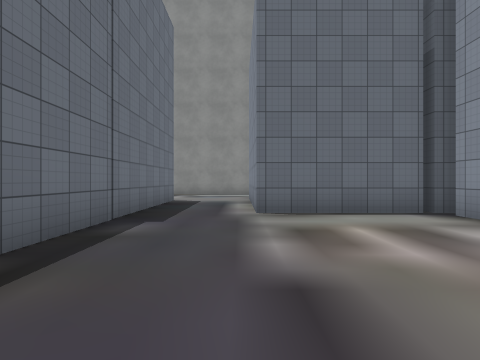
View 1 (above)

20 first-person views from a walk through a Unity game level. The camera is 1.3 m above the floor, looks level and sees 80° across. The floor is counted in squares, 2 m on a side. Each view is taken from the middle of a square. On the plan, view 1 faces up. The plan holds only what a view shows up to about 9 squares ahead; the rest is blank. The place goes on beyond the plan. Some surface patterns are stand-ins.

View 2
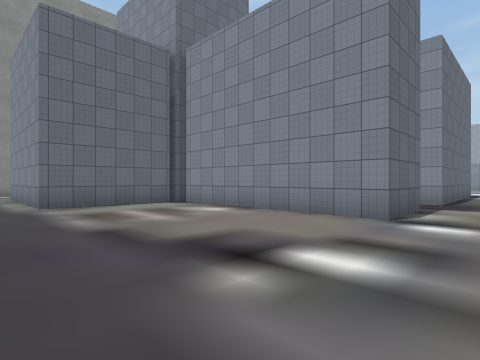

View 3
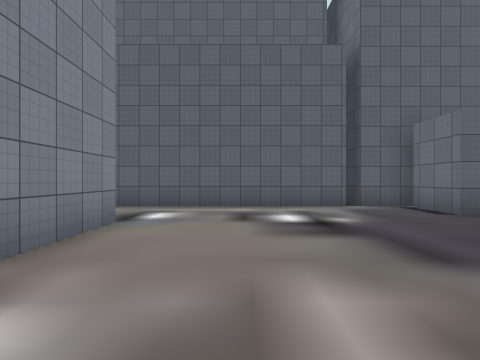

View 4
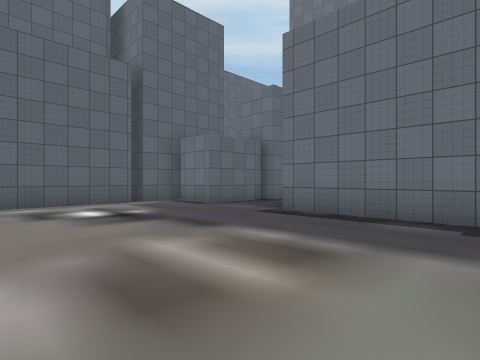

View 5
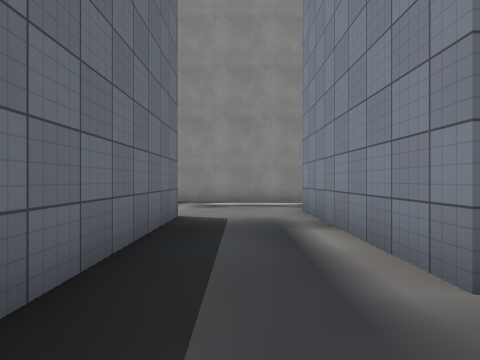

View 6
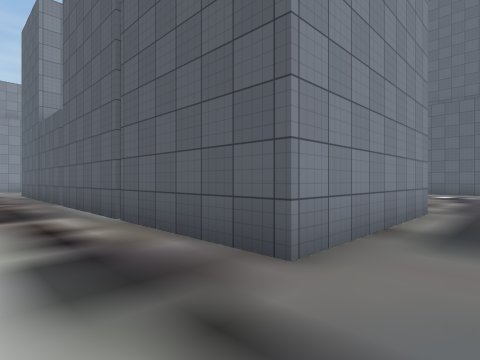

View 7
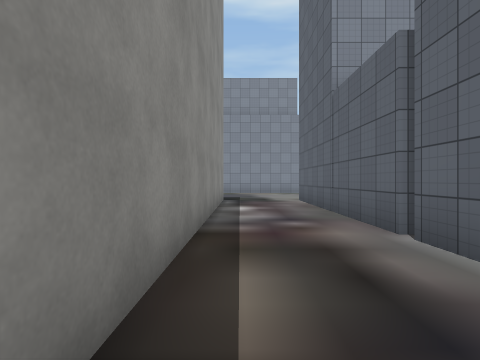

View 8
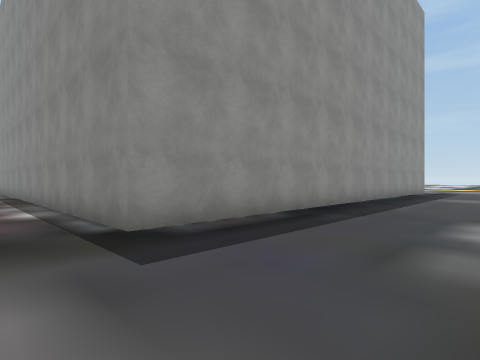

View 9
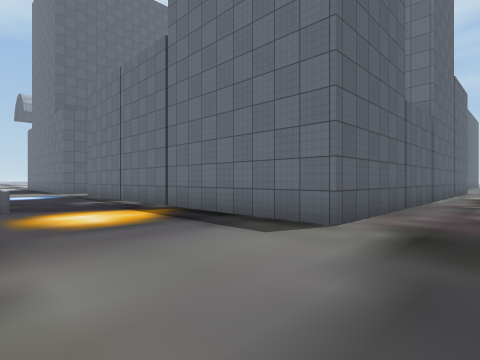

View 10
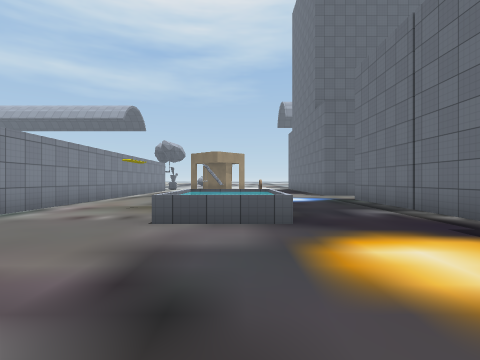

View 11
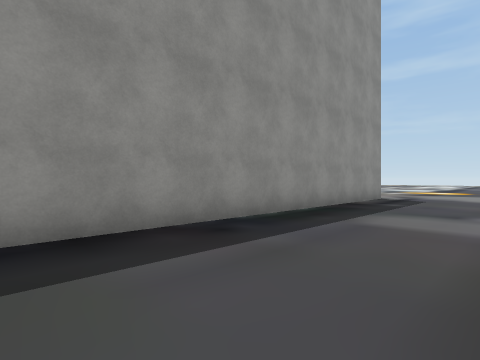

View 12
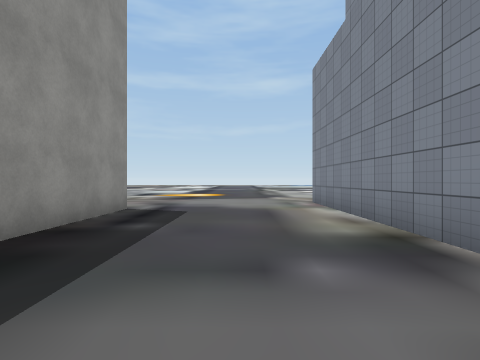

View 13
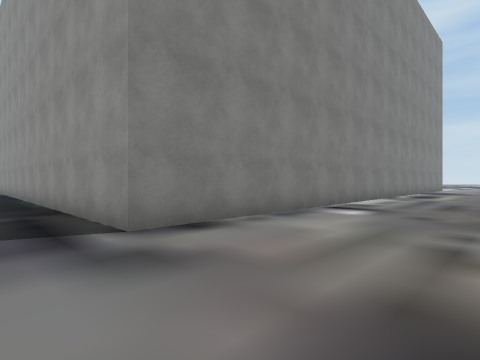

View 14
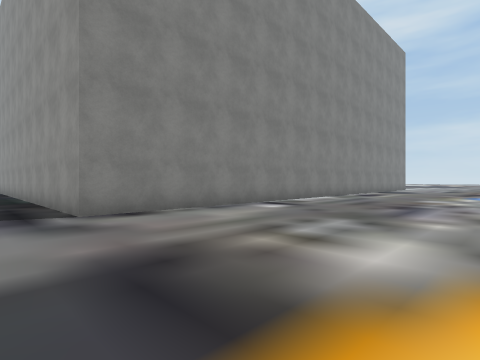

View 15
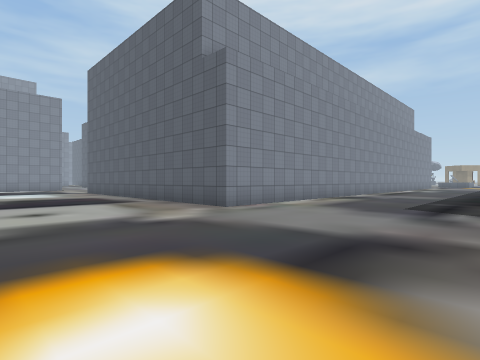

View 16
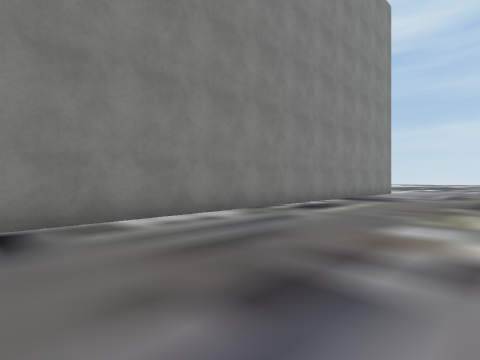

View 17
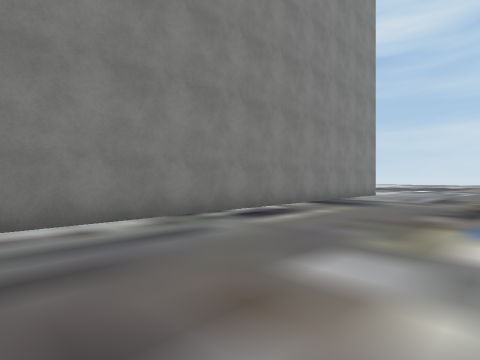

View 18
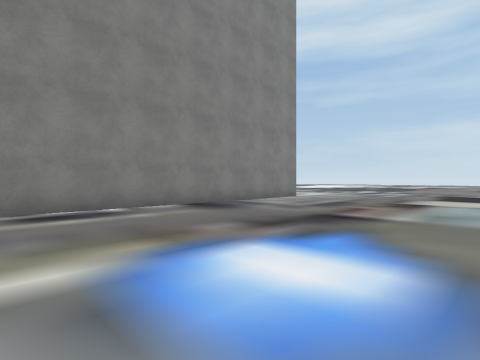

View 19
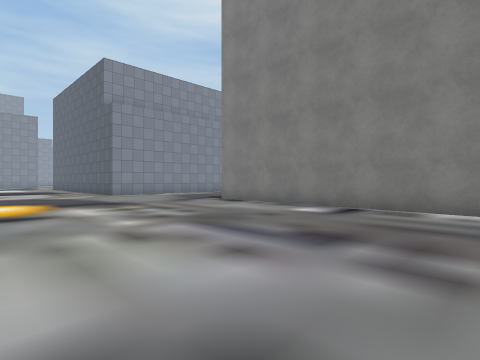

View 20
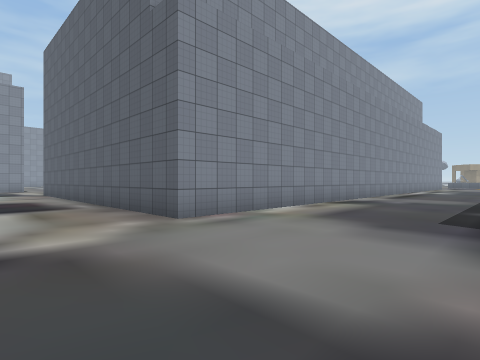

### Floor plan
Points are (right, up) in squares from view 1. A wall is a line through its corners. A room is listed if a view was taken in it or the views show most of it. See-through windows are left out.
Room 1 (views 1, 2, 3, 4, 5)
walls: (3.9, -0.5) (3.9, 5.2); (3.6, 5.6) (0.3, 5.6); (-2.1, 5.6) (-2.1, 1.1); (-2.5, -1.3) (-2.1, -1.3) (-2.1, -2.8); (-0.8, -3.1) (2.4, -3.1); (-2.4, -3.1) (-1, -3.1)
ways out: opening at (-0.5, 6) to room 2; opening at (3, -1.5)
Room 2 (views 6, 7, 8, 9, 10, 11, 12, 13, 14, 15, 16, 17, 18, 19, 20)
walls: (18.1, 23.4) (18.1, 29.3) (23.5, 29.3); (7.4, 10.1) (13.2, 10.1) (13.2, 1.5); (3.7, 10.1) (7.1, 10.1); (0.9, 12.5) (-2.5, 12.5); (-2.2, 27.5) (13.5, 27.5) (13.5, 12.5) (4.6, 12.5); (-2.1, 9.1) (-2.1, 5.6); (0.3, 5.6) (0.3, 10.1) (3.6, 10.1)
low walls: (16.1, 4.8) (17.5, 4.8)
ways out: opening at (-0.5, 6) to room 1; opening at (14.5, 1); opening at (17.7, 7)

Positions as (right, up) in squares from view 1, and headings:
1: (0, 0), facing up
2: (-1, -2), facing up-right
3: (2, 4), facing down
4: (3, 5), facing down-left
5: (-1, 4), facing up
6: (-1, 12), facing down-right
7: (4, 12), facing right
8: (17, 11), facing up-left
9: (17, 12), facing down-left
10: (17, 9), facing down
11: (17, 17), facing up-left
12: (16, 21), facing up
13: (15, 31), facing down-left
14: (15, 33), facing down-left
15: (13, 34), facing down-right
16: (9, 32), facing down-left
17: (7, 32), facing down-left
18: (4, 34), facing down-left
19: (6, 34), facing down-right
20: (14, 32), facing down-right
